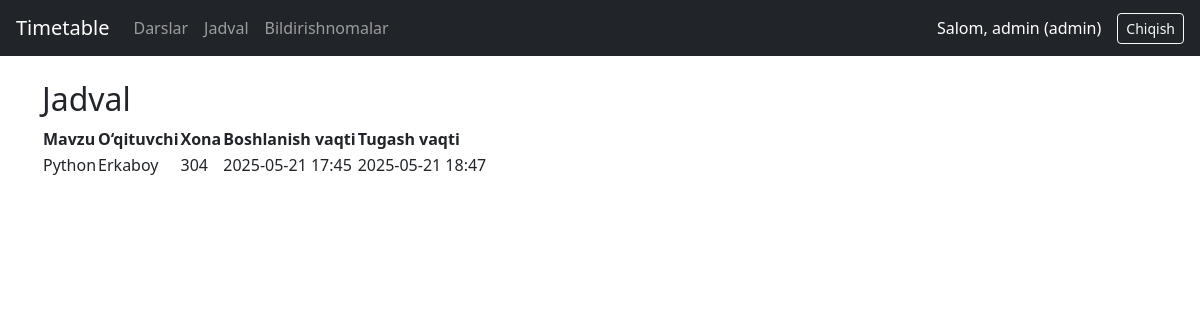
Page /timetable/ (signed in) on the committed database.
### core/models.py (models this page shows, shortened)
class User(AbstractUser):
    ROLE_CHOICES = (
        ('superadmin', 'Super Admin'),
        ('admin', 'Admin'),
        ('teacher', 'Teacher'),
        ('student', 'Student'),
    )
    role = models.CharField(max_length=20, choices=ROLE_CHOICES)
    group = models.ForeignKey('Group', on_delete=models.SET_NULL, null=True, blank=True)

class Lesson(models.Model):
    subject = models.CharField(max_length=100)
    teacher = models.ForeignKey(
        User,
        limit_choices_to={'role': 'teacher'},
        on_delete=models.CASCADE,
        related_name='lessons_as_teacher'  # Bu yerda related_name qo'shildi
    )
    students = models.ManyToManyField(
        User,
        limit_choices_to={'role': 'student'},
        blank=True,
        related_name='lessons_as_student'  # Bu yerda ham related_name qo'shildi
    )
    room = models.ForeignKey(Room, on_delete=models.SET_NULL, null=True)
    groups = models.ManyToManyField(Group, related_name='lessons')
    start_time = models.DateTimeField()
    end_time = models.DateTimeField()
    is_canceled = models.BooleanField(default=False)

class Room(models.Model):
    name = models.CharField(max_length=50)

### core/views.py (the view)
# urls.py: path('timetable/', views.timetable_view, name='timetable'),
@login_required
def timetable_view(request):
    if request.user.role == 'student':
        lessons = Lesson.objects.filter(students=request.user, is_canceled=False).order_by('start_time')
    elif request.user.role == 'teacher':
        lessons = Lesson.objects.filter(teacher=request.user, is_canceled=False).order_by('start_time')
    else:
        lessons = Lesson.objects.filter(is_canceled=False).order_by('start_time')
    return render(request, 'core/timetable.html', {'lessons': lessons})

### core/templates/core/timetable.html
{% extends "core/base.html" %}
{% block content %}
<h2>Jadval</h2>
<table>
    <tr>
        <th>Mavzu</th>
        <th>O‘qituvchi</th>
        <th>Xona</th>
        <th>Boshlanish vaqti</th>
        <th>Tugash vaqti</th>
    </tr>
    {% for lesson in lessons %}
    <tr>
        <td>{{ lesson.subject }}</td>
        <td>{{ lesson.teacher.username }}</td>
        <td>{{ lesson.room.name }}</td>
        <td>{{ lesson.start_time|date:"Y-m-d H:i" }}</td>
        <td>{{ lesson.end_time|date:"Y-m-d H:i" }}</td>
    </tr>
    {% empty %}
    <tr><td colspan="5">Jadval bo‘sh.</td></tr>
    {% endfor %}
</table>
{% endblock %}

### core/templates/core/base.html (shortened to what this page needs)
<!DOCTYPE html>
<html lang="uz">
<head>
    <link href="https://cdn.jsdelivr.net/npm/bootstrap@5.3.3/dist/css/bootstrap.min.css" rel="stylesheet">
</head>
<body>
    <nav class="navbar navbar-expand-lg navbar-dark bg-dark px-3">
        <a class="navbar-brand" href="#">Timetable</a>
        <div class="collapse navbar-collapse">
            <ul class="navbar-nav me-auto">
                {% if user.is_authenticated %}
                    <li class="nav-item">
                        <a class="nav-link" href="{% url 'lesson_list' %}">Darslar</a>
                    </li>
                    <li class="nav-item">
                        <a class="nav-link" href="{% url 'timetable' %}">Jadval</a>
                    </li>
                    <li class="nav-item">
                        <a class="nav-link" href="{% url 'notifications' %}">Bildirishnomalar</a>
                    </li>
                {% endif %}
            </ul>
            <ul class="navbar-nav">
                {% if user.is_authenticated %}
                    <li class="nav-item text-white me-3 d-flex align-items-center">
                        Salom, {{ user.username }} ({{ user.role }})
                    </li>
                    <li class="nav-item">
                        <form method="post" action="{% url 'logout' %}">
                            <button type="submit" class="btn btn-outline-light btn-sm">Chiqish</button>
                        </form>
                    </li>
                {% else %}
                    <li class="nav-item">
                        <a class="nav-link btn btn-outline-light btn-sm" href="{% url 'login' %}">Kirish</a>
                    </li>
                {% endif %}
            </ul>
        </div>
    </nav>
    <div class="container mt-4">
        {% block content %}
        {% endblock %}
    </div>
</body>
</html>

### rows in the picture
User: username "admin", role "admin"
Lesson: subject "Python", teacher.username "Erkaboy", room.name "304", start_time "2025-05-21 17:45", end_time "2025-05-21 18:47"
